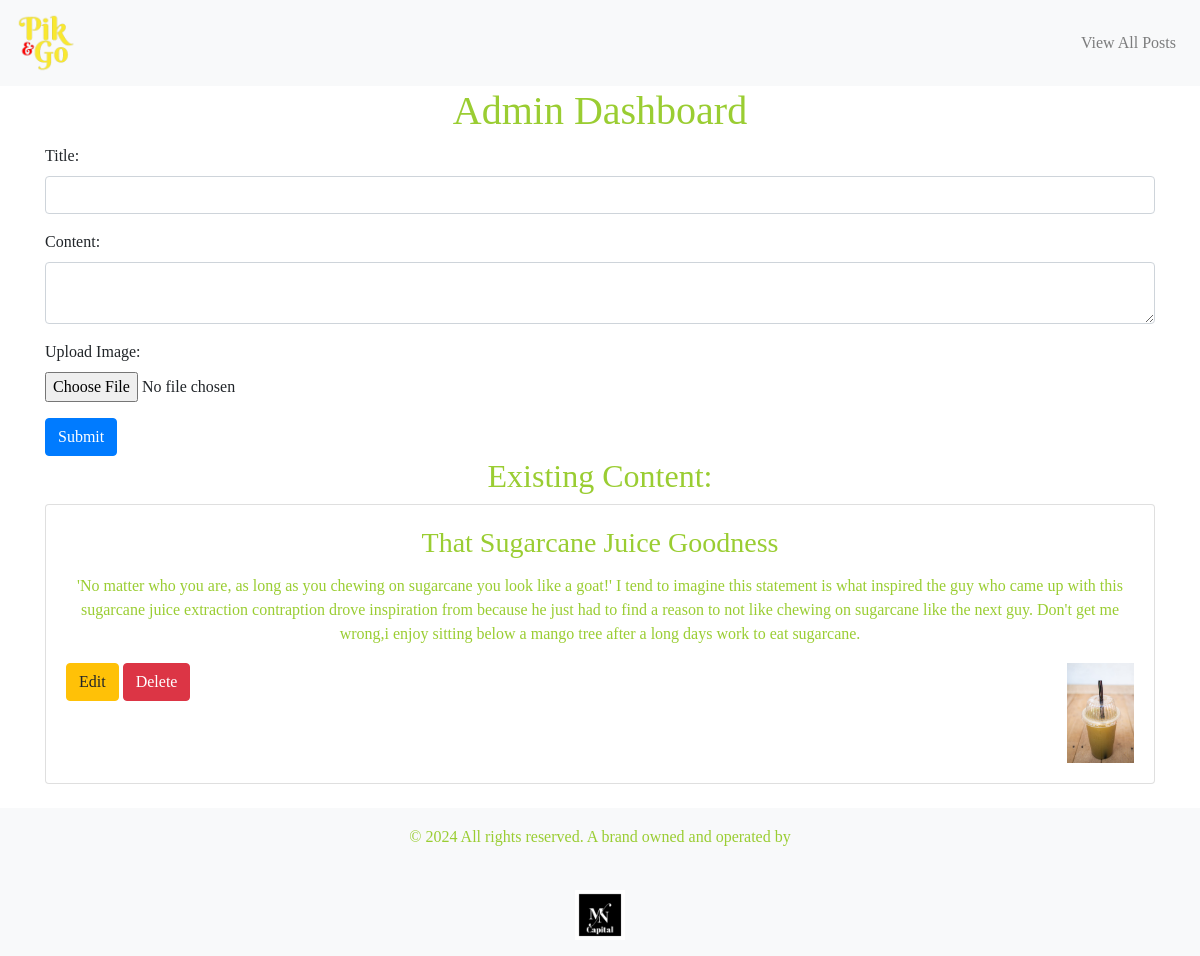
The app's page /admin/dashboard (signed in) with its own data.
### app.py (models this page shows)
class Content(db.Model):
    id = db.Column(db.Integer, primary_key=True)
    title = db.Column(db.String(255), nullable=False)
    body = db.Column(db.Text, nullable=False)
    image_filename = db.Column(db.String(255))
    created_at = db.Column(db.DateTime, default=datetime.utcnow)

### app.py (the view, shortened to what this page needs)
@app.route('/admin/dashboard', methods=['GET', 'POST'])
def admin_dashboard():
    if not session.get('admin_logged_in'):
        return redirect(url_for('admin_login'))
    form = ContentForm()
    contents = Content.query.all()
    return render_template('admin_dashboard.html', form=form, contents=contents)

### app.py
class ContentForm(FlaskForm):
    title = StringField('Title', validators=[DataRequired()])
    body = TextAreaField('Content', validators=[DataRequired()])
    image = FileField('Upload Image', validators=[FileAllowed(['jpg', 'png', 'jpeg', 'gif', 'webp']), FileSize(max_size=2 * 1024 * 1024)])  # 2 MB limit
    submit = SubmitField('Submit')

### templates/admin_dashboard.html (shortened to what this page needs)
{% extends 'base.html' %}
{% block content %}
    <div class="container">
        <h1>Admin Dashboard</h1>
        <form method="post" action="{{ url_for('admin_dashboard') }}" enctype="multipart/form-data">
            <div class="form-group">
                <label for="title">Title:</label>
                {{ form.title(class="form-control") }}
            </div>
            <div class="form-group">
                <label for="body">Content:</label>
                {{ form.body(class="form-control") }}
            </div>
            <div class="form-group">
                <label for="image">Upload Image:</label>
                {{ form.image(class="form-control-file") }}
            </div>
            <button type="submit" class="btn btn-primary">Submit</button>
        </form>
        <h2>Existing Content:</h2>
        {% for content in contents %}
            <div class="card">
                <div class="card-body">
                    <h3 class="card-title">{{ content.title }}</h3>
                    <p class="card-text">{{ content.body }}</p>
                    {% if content.image_filename %}
                        <img src="{{ url_for('static', filename='uploads/' + content.image_filename) }}" alt="Post Image" class="img-fluid float-right" style="max-width: 100px; max-height: 100px;">
                    {% endif %}
                    <a href="{{ url_for('edit_content', content_id=content.id) }}" class="btn btn-warning">Edit</a>
                    <form method="post" action="{{ url_for('delete_content', content_id=content.id) }}" style="display: inline;">
                        <button type="submit" class="btn btn-danger" onclick="return confirm('Are you sure you want to delete this post?')">Delete</button>
                    </form>
                </div>
            </div>
            <br>
        {% endfor %}
    </div>
{% endblock %}

### static/css/style.css (style rules this page uses)
body { font-family: 'BerkshireSwash', cursive; }
h1, h2, h3, h4, p { font-family: 'BerkshireSwash', cursive; color: yellowgreen; text-align: center; padding: 1px; }

### records on screen
Content: title "That Sugarcane Juice Goodness", body "'No matter who you are, as long as you chewing on sugarcane you look like a goat!' I tend to imagine this statement is what inspired the guy who came up with this sugarcane juice extraction contraption drove inspiration from because he just had to find a reason to not like chewing on sugarcane like the next guy. Don't get me wrong,i enjoy sitting below a mango tree after a long days work to eat sugarcane.", image_filename (picture)
